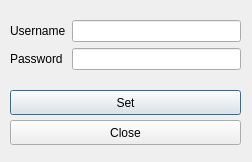
<?xml version="1.0" encoding="UTF-8"?>
<ui version="4.0">
 <class>SetPasswordDialog</class>
 <widget class="QDialog" name="SetPasswordDialog">
  <property name="geometry">
   <rect>
    <x>0</x>
    <y>0</y>
    <width>252</width>
    <height>162</height>
   </rect>
  </property>
  <property name="windowTitle">
   <string>Dialog</string>
  </property>
  <widget class="QWidget" name="formLayoutWidget">
   <property name="geometry">
    <rect>
     <x>10</x>
     <y>20</y>
     <width>231</width>
     <height>61</height>
    </rect>
   </property>
   <layout class="QFormLayout" name="formLayout">
    <item row="0" column="0">
     <widget class="QLabel" name="label">
      <property name="text">
       <string>Username</string>
      </property>
     </widget>
    </item>
    <item row="0" column="1">
     <widget class="QLineEdit" name="editUsername"/>
    </item>
    <item row="1" column="0">
     <widget class="QLabel" name="label_2">
      <property name="text">
       <string>Password</string>
      </property>
     </widget>
    </item>
    <item row="1" column="1">
     <widget class="QLineEdit" name="editPassword"/>
    </item>
   </layout>
  </widget>
  <widget class="QPushButton" name="setUserButton">
   <property name="geometry">
    <rect>
     <x>10</x>
     <y>90</y>
     <width>231</width>
     <height>25</height>
    </rect>
   </property>
   <property name="text">
    <string>Set</string>
   </property>
  </widget>
  <widget class="QPushButton" name="closeButton">
   <property name="geometry">
    <rect>
     <x>10</x>
     <y>120</y>
     <width>231</width>
     <height>25</height>
    </rect>
   </property>
   <property name="text">
    <string>Close</string>
   </property>
  </widget>
 </widget>
 <resources/>
 <connections/>
</ui>
